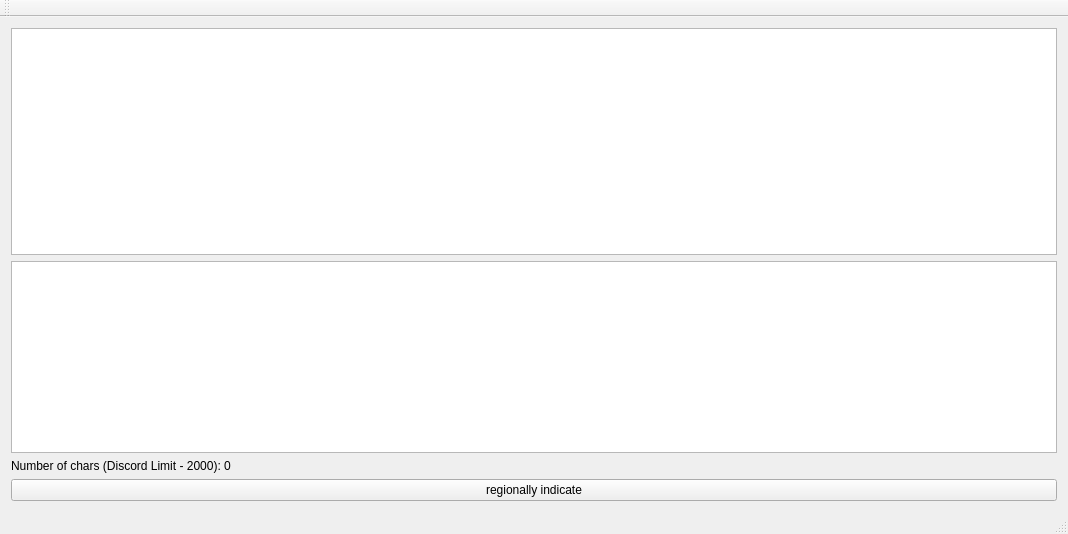
<?xml version="1.0" encoding="UTF-8"?>
<ui version="4.0">
 <class>MainWindow</class>
 <widget class="QMainWindow" name="MainWindow">
  <property name="geometry">
   <rect>
    <x>0</x>
    <y>0</y>
    <width>1068</width>
    <height>534</height>
   </rect>
  </property>
  <property name="windowTitle">
   <string>seigi</string>
  </property>
  <widget class="QWidget" name="centralWidget">
   <layout class="QGridLayout" name="gridLayout">
    <item row="0" column="0">
     <widget class="QTextEdit" name="inputBrowser"/>
    </item>
    <item row="1" column="0">
     <layout class="QVBoxLayout" name="verticalLayout">
      <item>
       <widget class="QTextBrowser" name="outputBrowser"/>
      </item>
      <item>
       <widget class="QLabel" name="numCharsLabel">
        <property name="text">
         <string>Number of chars (Discord Limit - 2000): 0</string>
        </property>
       </widget>
      </item>
      <item>
       <widget class="QPushButton" name="pushButton">
        <property name="text">
         <string>regionally indicate</string>
        </property>
       </widget>
      </item>
     </layout>
    </item>
   </layout>
  </widget>
  <widget class="QMenuBar" name="menuBar">
   <property name="geometry">
    <rect>
     <x>0</x>
     <y>0</y>
     <width>1068</width>
     <height>26</height>
    </rect>
   </property>
  </widget>
  <widget class="QToolBar" name="mainToolBar">
   <attribute name="toolBarArea">
    <enum>TopToolBarArea</enum>
   </attribute>
   <attribute name="toolBarBreak">
    <bool>false</bool>
   </attribute>
  </widget>
  <widget class="QStatusBar" name="statusBar"/>
 </widget>
 <layoutdefault spacing="6" margin="11"/>
 <resources/>
 <connections/>
</ui>
